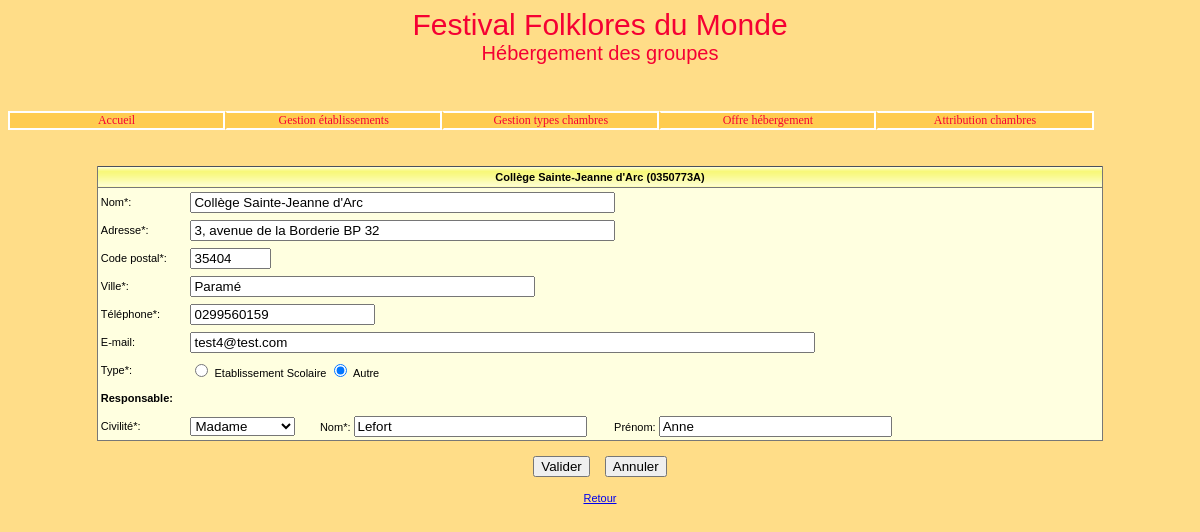
Screenshot of /index.php?uc=gestEtabs&action=demanderModifierEtab&id=0350773A with the database file from the repository.
### tables this page shows
CREATE TABLE IF NOT EXISTS `etablissement` (
  `id` char(8) NOT NULL,
  `nom` varchar(45) NOT NULL,
  `adresseRue` varchar(45) NOT NULL,
  `codePostal` char(5) NOT NULL,
  `ville` varchar(35) NOT NULL,
  `tel` varchar(13) NOT NULL,
  `adresseElectronique` varchar(70) DEFAULT NULL,
  `type` tinyint(4) NOT NULL,
  `civiliteResponsable` varchar(12) NOT NULL,
  `nomResponsable` varchar(25) NOT NULL,
  `prenomResponsable` varchar(25) DEFAULT NULL,
  PRIMARY KEY (`id`)
);

### modele/class.pdofestival.inc.php (called while the page is built, shortened)
<?php
class PdoFestival
{
    private static $serveur = 'mysql:host=localhost';
    private static $bdd = 'dbname=festival';
    private static $user = 'festival';
    private static $mdp = 'secret';
    private static $monPdo;
    private static $monPdoFestival = null;
    private function __construct()
    {
        PdoFestival::$monPdo = new PDO(
            PdoFestival::$serveur . ';' . PdoFestival::$bdd,
            PdoFestival::$user,
            PdoFestival::$mdp
        );
        PdoFestival::$monPdo->query('SET CHARACTER SET utf8');
    }
    public static function getPdoFestival()
    {
        if (PdoFestival::$monPdoFestival == null) {
            PdoFestival::$monPdoFestival = new PdoFestival();
        }
        return PdoFestival::$monPdoFestival;
    }
    public function obtenirDetailEtablissement($id)
    {
        $requetePrepare = PdoFestival::$monPdo->prepare(
            'SELECT * '
            . 'FROM Etablissement '
            . 'WHERE id=:unId'
        );
        $requetePrepare->bindParam(':unId', $id, PDO::PARAM_STR);
        $requetePrepare->execute();
        return $requetePrepare->fetch(PDO::FETCH_OBJ);
    }
}

### vues/GestionEtablissements/v_CreerModifierEtablissement.php (the view, shortened to what this page needs)
<form method="POST" action="?uc=gestEtabs&action=<?= $action ?>">
    <br>
    <table width="85%" cellspacing="0" cellpadding="0" class="tabNonQuadrille">
        <tr class="enTeteTabNonQuad">
            <td colspan="3"><strong><?= $message ?></strong></td>
        </tr>
        <tr class="ligneTabNonQuad">
            <td> Nom*: </td>
            <td><input type="text" value="<?= (!isset($unEtab->nom)) ? '' : $unEtab->nom ?>" name="nom" size="50"
                       maxlength="45"></td>
        </tr>
        <tr class="ligneTabNonQuad">
            <td> Adresse*: </td>
            <td><input type="text" value="<?= (!isset($unEtab->adresseRue)) ? '' : $unEtab->adresseRue ?>" name="adresseRue"
                       size="50" maxlength="45"></td>
        </tr>
        <tr class="ligneTabNonQuad">
            <td> Code postal*: </td>
            <td><input type="text" value="<?= (!isset($unEtab->codePostal)) ? '' : $unEtab->codePostal ?>" name="codePostal"
                       size="7" maxlength="5"></td>
        </tr>
        <tr class="ligneTabNonQuad">
            <td> Ville*: </td>
            <td><input type="text" value="<?= (!isset($unEtab->ville)) ? '' : $unEtab->ville ?>" name="ville" size="40"
                       maxlength="35"></td>
        </tr>
        <tr class="ligneTabNonQuad">
            <td> Téléphone*: </td>
            <td><input type="text" value="<?= (!isset($unEtab->tel)) ? '' : $unEtab->tel ?>" name="tel" size ="20"
                       maxlength="10"></td>
        </tr>
        <tr class="ligneTabNonQuad">
            <td> E-mail: </td>
            <td><input type="text" value="<?= (!isset($unEtab->adresseElectronique)) ? '' : $unEtab->adresseElectronique ?>" name=
                       "adresseElectronique" size ="75" maxlength="70"></td>
        </tr>
        <tr class="ligneTabNonQuad">
            <td> Type*: </td>
            <td>
                <?php
                if (isset($unEtab->type) && $unEtab->type === 1) {
                    ?>
                    <input type="radio" name="type" value="1" checked>
                    Etablissement Scolaire
                    <input type="radio" name="type" value="0">  Autre
                    <?php
                } else {
                    ?>
                    <input type="radio" name="type" value="1">
                    Etablissement Scolaire
                    <input type="radio" name="type" value="0" checked> Autre
                    <?php
                }
                ?>
            </td>
        </tr>
        <tr class="ligneTabNonQuad">
            <td colspan="2" ><strong>Responsable:</strong></td>
        </tr>
        <tr class='ligneTabNonQuad'>
            <td> Civilité*: </td>
            <td> <select name="civiliteResponsable">
                    <?php
                    for ($i = 0; $i < 3; $i = $i + 1) {
                        if (isset($unEtab->civiliteResponsable) && $tabCivilite[$i] === $unEtab->civiliteResponsable) {
                            ?>
                            <option selected><?= $tabCivilite[$i] ?></option>
                            <?php
                        } else {
                            ?>
                            <option><?= $tabCivilite[$i] ?></option>
                            <?php
                        }
                    }
                    ?>
                </select>&nbsp; &nbsp; &nbsp; &nbsp; Nom*:
                <input type="text" value="<?= (!isset($unEtab->nomResponsable)) ? '' : $unEtab->nomResponsable ?>" name="nomResponsable" size="26" maxlength="25">
                &nbsp; &nbsp; &nbsp; &nbsp; Prénom:
                <input type="text"  value="<?= (!isset($unEtab->prenomResponsable)) ? '' : $unEtab->prenomResponsable ?>" name="prenomResponsable" size="26" maxlength="25">
            </td>
        </tr>
    </table>
    <table align="center" cellspacing="15" cellpadding="0">
        <tr>
            <td align="right"><input type="submit" value="Valider" name="valider">
            </td>
            <td align="left"><input type="reset" value="Annuler" name="annuler">
            </td>
        </tr>
    </table>
    <a href="?uc=gestEtabs">Retour</a>
</form>

### css/cssGeneral.css (style rules this page uses)
.basePage { background-color:#FFDD88; color:black; font:11px Arial, Helvetica, sans-serif; }
td,tr,div,p { font:11px Arial, Helvetica, sans-serif; }
table.tabNonQuadrille { background-color:#FFFFC0; color:black; border-bottom:1px solid #777777; border-right:1px solid #777777; border-left:1px solid #777777; border-top:1px #777777; }
tr.enTeteTabNonQuad td { background-image:url('../images/xpBarre.jpg'); background-color:#FFFFC0; color:black; height:21px; text-align:center; border-bottom:1px solid #777777; }
tr.ligneTabNonQuad td { background-color:#FFFFE0; color:black; text-align:left; height:28px; padding-left:3px; }

### rows the page displays
etablissement: message "Collège Sainte-Jeanne d'Arc (0350773A)", nom "Collège Sainte-Jeanne d'Arc", adresseRue "3, avenue de la Borderie BP 32", codePostal "35404", ville "Paramé", tel "0299560159", adresseElectronique "test4@test.com", civiliteResponsable "Madame", nomResponsable "Lefort", prenomResponsable "Anne"

### other values shown
$nom "Accueil"
$nom "Gestion établissements Gestion types chambres Offre hébergement Attribution chambres"
